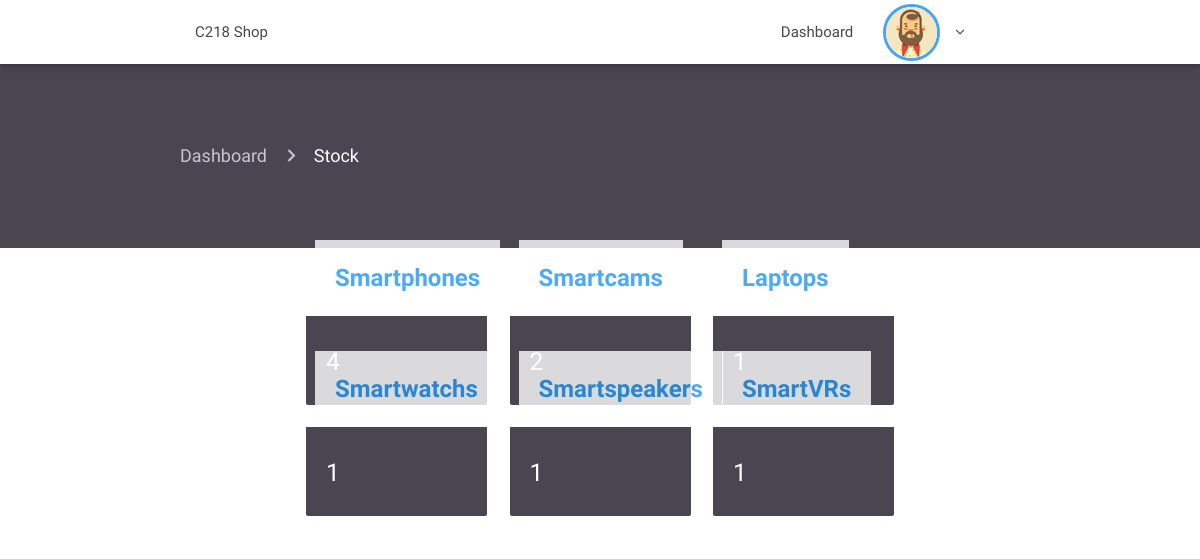
/admin/products.php (signed in), run on an earlier commit of the app's database.
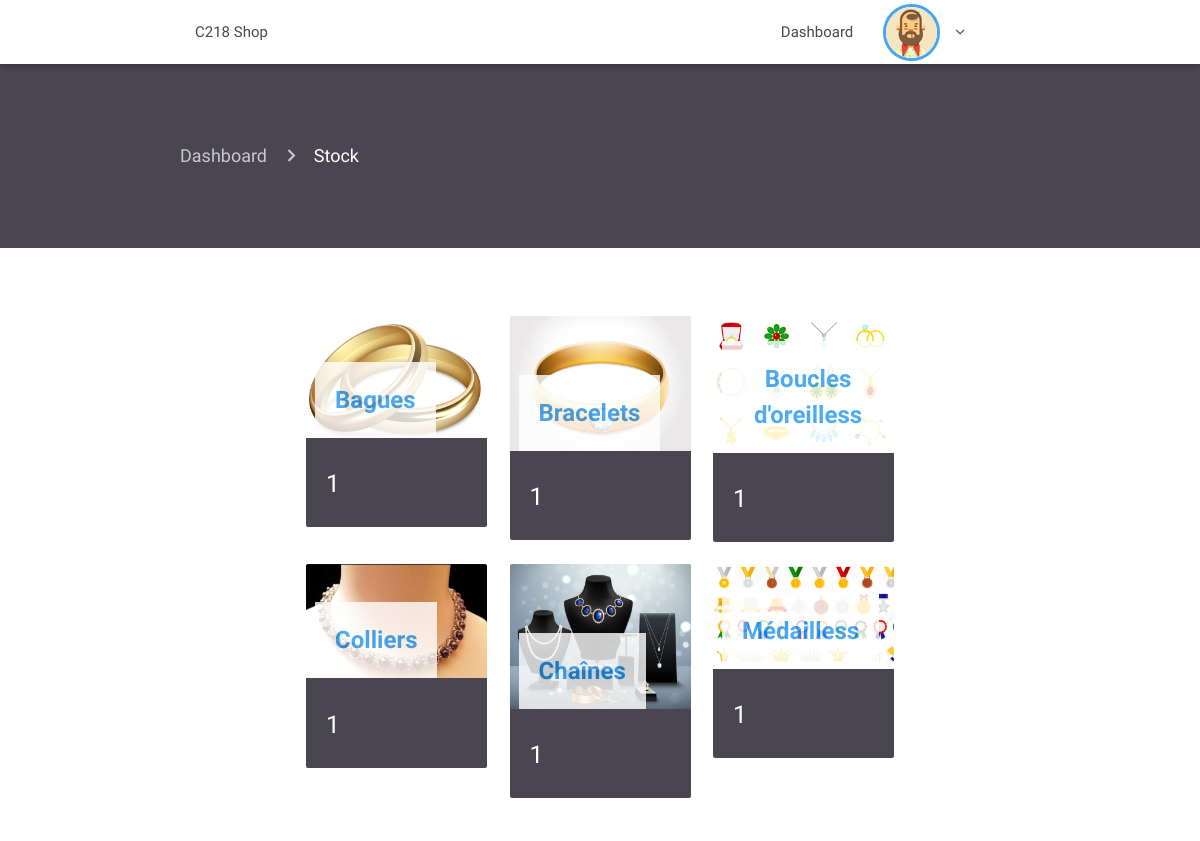
And on a later commit of the database.
### tables this page shows
CREATE TABLE `category` (
  `id` int(11) NOT NULL,
  `name` varchar(1000) NOT NULL,
  `icon` varchar(1000) NOT NULL
);

### admin/products.php (the view, shortened to what this page needs)
<?php
require 'includes/header.php';
require 'includes/navconnected.php'; ?>
<div class="container-fluid product-page">
    <div class="container current-page">
        <nav>
            <div class="nav-wrapper">
                <div class="col s12">
                    <a href="index.php" class="breadcrumb">Dashboard</a>
                    <a href="products.php" class="breadcrumb">Stock</a>
                </div>
            </div>
        </nav>
    </div>
</div>
<div class="container stock">
    <div class="container">
        <div class="row">
            <?php
            include '../db.php';
            $querystock = "SELECT
            product.id_category as 'name',
            count(product.id_category) as 'total',
            category.id as 'id_cat',
            category.name as 'name',
            category.icon as 'icon'
            FROM product, category
            WHERE product.id_category = category.id
            GROUP BY category.id";
            $resultstock = $connection->query($querystock);
            if ($resultstock->num_rows > 0) {
                while ($rowstock = $resultstock->fetch_assoc()) {
                    $id_cat = $rowstock['id_cat'];
                    $name = $rowstock['name'];
                    $icon = $rowstock['icon'];
                    $total = $rowstock['total'];
                    ?>
                    <div class="col s12 m4">
                        <div class="card hoverable animated slideInUp wow">
                            <div class="card-image">
                                <a href="productstock.php?id=<?= $id_cat; ?>&category=<?= $name; ?>&icon=<?= $icon; ?>">
                                    <img src="src/img/<?= $icon; ?>.png" alt=""></a>
                                <span class="card-title blue-text"><?= $name; ?>s</span>
                            </div>
                            <div class="card-content">
                                <h5 class="white-text"><?= $total; ?></h5>
                            </div>
                        </div>
                    </div>
                <?php }
            } ?>
        </div>
    </div>
</div>
<?php require 'includes/footer.php'; ?>

### admin/includes/header.php (shortened to what this page needs)
<!DOCTYPE html>
<html>
<head>
    <head>
        <link rel="stylesheet" href="src/css/font-awesome-4.6.3/css/font-awesome.min.css">
        <link type="text/css" rel="stylesheet" href="src/css/materialize.min.css" media="screen,projection"/>
        <link rel="stylesheet" href="src/css/animate.css-master/animate.min.css">
        <link rel='stylesheet' href='src/css/nprogress.css'/>
        <link rel="stylesheet" href="src/css/style.css">
    </head>
<body>

### admin/includes/navconnected.php (shortened to what this page needs)
<div class="navbar-fixed">
    <nav class="navblack">
        <div class="nav-wrapper nav-wrapper-2 container white">
            <ul class="left hide-on-med-and-down">
                <li><a href="index.php" class="dark-text">C218 Shop</a></li>
            </ul>
            <ul class="right">
                <li><a href="index.php" class="dark-text">Dashboard</a></li>
                <li><a href="profile.php" class="nohover dropdown-button" class="dropdown-button" href="#!"
                       data-activates="dropdown2"><img class="responsive-img" src="users/default.jpg">
                        <i class="fa fa-angle-down dark-text right"></i></a></li>
            </ul>
        </div>
    </nav>
</div>

### admin/includes/footer.php (shortened to what this page needs)
</body>
</html>

### admin/src/css/style.css (style rules this page uses)
.navblack { background: #fff; }
.nav-wrapper-2 { padding-right: 40px; background: #fff !important; }
.nav-wrapper-2 img { margin-top: 4px; border: solid 3px #42a5f5; border-radius: 45px; }
.nav-wrapper-2 .dark-text { color: #494551 !important; }
.product-page { padding-top: 60px; padding-bottom: 60px; background-color: #494551; }
.product-page nav { background: none; box-shadow: none; }
.stock { padding-bottom: 20px; padding-top: 60px; }
.stock .card { box-shadow: none; }
.stock .card .card-content { background-color: #494551; }
.card .card-image span.card-title { font-weight: bolder; background: white; opacity: 0.8; text-align: center; margin-left: 5%; }

What changed in the data, as far as the page shows it:
removed category: name "Smartphone"
removed category: name "Smartcam"
removed category: name "Laptop"
removed category: name "Smartwatch", total "1"
removed category: name "Smartspeaker", total "1"
added category: name "Bague", total "1"
added category: name "Bracelet", total "1"
added category: name "Boucles d'oreilles", total "1"
added category: name "Collier", total "1"
added category: name "Chaîne", total "1"
changed category: name "SmartVR" → "Médailles"
